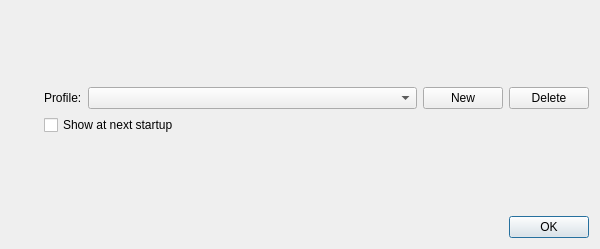
<?xml version="1.0" encoding="UTF-8"?>
<ui version="4.0">
 <class>ProfileSelectDialog</class>
 <widget class="QDialog" name="ProfileSelectDialog">
  <property name="windowModality">
   <enum>Qt::WindowModal</enum>
  </property>
  <property name="geometry">
   <rect>
    <x>0</x>
    <y>0</y>
    <width>600</width>
    <height>249</height>
   </rect>
  </property>
  <property name="maximumSize">
   <size>
    <width>600</width>
    <height>500</height>
   </size>
  </property>
  <property name="windowTitle">
   <string>Profile selection</string>
  </property>
  <property name="styleSheet">
   <string notr="true">
QWidget {
    background-color: #fae8b7;
    color: #586e75;
}

QToolBar {
    border:0px;
}

QGraphicsView, QTextEdit, QPlainTextEdit, QTreeWidget, QListWidget, QLineEdit, QSpinBox, QComboBox {
    background-color: #fdf6e3;
}

QLabel, QMenu, QStatusBar {
  color: #586e75;
}

QMenuBar::item {
    background-color: #fae8b7;
}

QMenu::item:selected {
    color: #f2f2f2;
    background-color: #383838;
}

QToolButton:hover {
    background-color: #383838;
}

QGroupBox {
    color: #586e75;
    font: bold 12px;
    padding: 15px;
    border-style: none;
}

QAbstractScrollArea::corner {
    background: #fae8b7;
}

QScrollBar::add-page:horizontal, QScrollBar::sub-page:horizontal, QScrollBar::add-page:vertical, QScrollBar::sub-page:vertical {
  background: none;
}

QComboBox {
    selection-color: #f2f2f2;
    selection-background-color: #fae8b7;
}

QComboBox QAbstractItemView {
    background-color: #fdf6e3;
}

QDockWidget, QMenuBar, QPushButton, QToolButton, QTabWidget, QHeaderView::section {
    color: #586e75;
    font: bold 11px;
}

QTabBar {
    color: #586e75;
}

QRadioButton, QCheckBox {
  color: #586e75;
}

QRadioButton::disabled, QCheckBox::disabled {
  color: gray;
}
// bg-color=#fdf6e3
// fg-color=#586e75
// tool-bar=#fae8b7
// selection-bg=#383838 
// selection-fg=#f2f2f2
 </string>
  </property>
  <property name="modal">
   <bool>false</bool>
  </property>
  <layout class="QVBoxLayout" name="verticalLayout_2">
   <item>
    <layout class="QHBoxLayout" name="horizontalLayout_3">
     <item>
      <widget class="QLabel" name="uiLogoLabel">
       <property name="text">
        <string/>
       </property>
       <property name="pixmap">
        <pixmap resource="../../resources/resources.qrc">:/images/gns3_logo.png</pixmap>
       </property>
      </widget>
     </item>
     <item>
      <spacer name="verticalSpacer">
       <property name="orientation">
        <enum>Qt::Vertical</enum>
       </property>
       <property name="sizeHint" stdset="0">
        <size>
         <width>20</width>
         <height>40</height>
        </size>
       </property>
      </spacer>
     </item>
     <item>
      <layout class="QVBoxLayout" name="verticalLayout">
       <item>
        <spacer name="verticalSpacer_2">
         <property name="orientation">
          <enum>Qt::Vertical</enum>
         </property>
         <property name="sizeHint" stdset="0">
          <size>
           <width>20</width>
           <height>40</height>
          </size>
         </property>
        </spacer>
       </item>
       <item>
        <layout class="QHBoxLayout" name="horizontalLayout_2">
         <item>
          <widget class="QLabel" name="uiProfileLabel">
           <property name="text">
            <string>Profile:</string>
           </property>
          </widget>
         </item>
         <item>
          <widget class="QComboBox" name="uiProfileSelectComboBox">
           <property name="sizePolicy">
            <sizepolicy hsizetype="Expanding" vsizetype="Fixed">
             <horstretch>0</horstretch>
             <verstretch>0</verstretch>
            </sizepolicy>
           </property>
          </widget>
         </item>
         <item>
          <widget class="QPushButton" name="uiNewPushButton">
           <property name="text">
            <string>New</string>
           </property>
          </widget>
         </item>
         <item>
          <widget class="QPushButton" name="uiDeletePushButton">
           <property name="text">
            <string>Delete</string>
           </property>
          </widget>
         </item>
        </layout>
       </item>
       <item>
        <widget class="QCheckBox" name="uiShowAtStartupCheckBox">
         <property name="text">
          <string>Show at next startup</string>
         </property>
        </widget>
       </item>
       <item>
        <spacer name="verticalSpacer_3">
         <property name="orientation">
          <enum>Qt::Vertical</enum>
         </property>
         <property name="sizeHint" stdset="0">
          <size>
           <width>20</width>
           <height>40</height>
          </size>
         </property>
        </spacer>
       </item>
      </layout>
     </item>
    </layout>
   </item>
   <item>
    <layout class="QHBoxLayout" name="horizontalLayout">
     <property name="spacing">
      <number>20</number>
     </property>
     <item>
      <spacer name="horizontalSpacer">
       <property name="orientation">
        <enum>Qt::Horizontal</enum>
       </property>
       <property name="sizeHint" stdset="0">
        <size>
         <width>40</width>
         <height>20</height>
        </size>
       </property>
      </spacer>
     </item>
     <item>
      <widget class="QDialogButtonBox" name="uiButtonBox">
       <property name="sizePolicy">
        <sizepolicy hsizetype="Fixed" vsizetype="Fixed">
         <horstretch>0</horstretch>
         <verstretch>0</verstretch>
        </sizepolicy>
       </property>
       <property name="orientation">
        <enum>Qt::Horizontal</enum>
       </property>
       <property name="standardButtons">
        <set>QDialogButtonBox::Ok</set>
       </property>
      </widget>
     </item>
    </layout>
   </item>
  </layout>
 </widget>
 <resources>
  <include location="../../resources/resources.qrc"/>
 </resources>
 <connections>
  <connection>
   <sender>uiButtonBox</sender>
   <signal>accepted()</signal>
   <receiver>ProfileSelectDialog</receiver>
   <slot>accept()</slot>
   <hints>
    <hint type="sourcelabel">
     <x>447</x>
     <y>202</y>
    </hint>
    <hint type="destinationlabel">
     <x>249</x>
     <y>115</y>
    </hint>
   </hints>
  </connection>
 </connections>
</ui>
